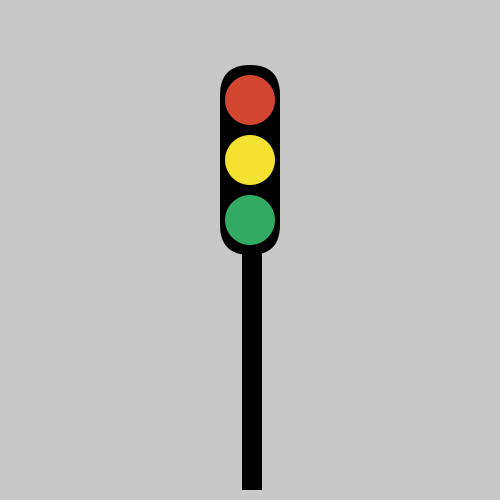
Frame 1 (no input)
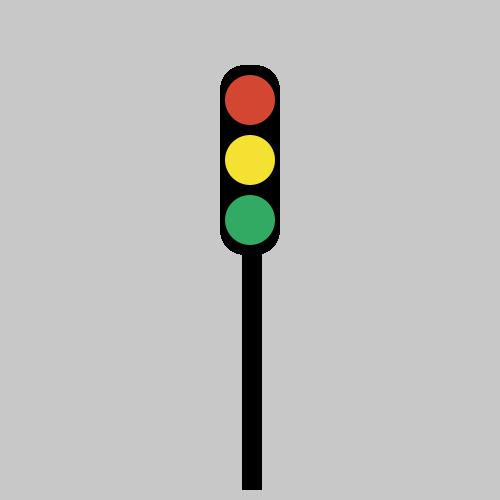
Frame 60 (the mouse pressed at the canvas centre just before this capture)
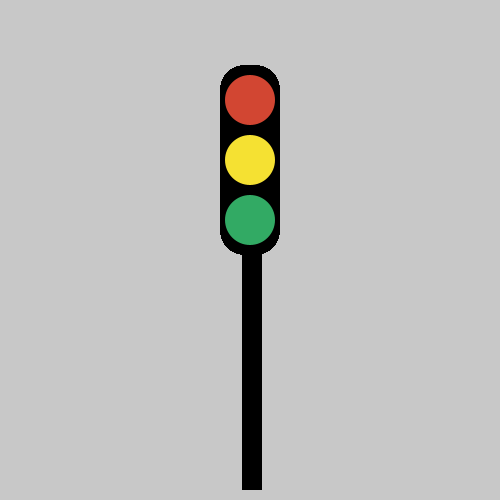
Frame 120 (the mouse held since frame 60 and released just before this capture)

The Processing sketch that drew these frames (run headless with seeded random() and noise(); from frame 60 on, the mouse is pressed at the canvas centre):

// Processing sketch: funciones_01
// ── funciones_01.pde
/*
 Funciones Propias
 Sergio Majluf
 Agosto de 2018
 
 */

int diametro = 50;

void setup() {
  size(500, 500);
  background(200);
  noStroke();
  smooth();
}

void draw() {
  
  // Dibujar un semaforo
  fill(0);
  rect(220, 65, 60, 190, 80);
  rect(242, 240, 20, 250);

  fill(210, 70, 50);
  ellipse(250, 100, diametro, diametro);

  fill(245, 225, 50);
  ellipse(250, 160, diametro, diametro);

  fill(50, 170, 100);
  ellipse(250, 220, diametro, diametro);
  
  
  // qué hacemos si queremos dos, tres o cuatro semáforos?
}
